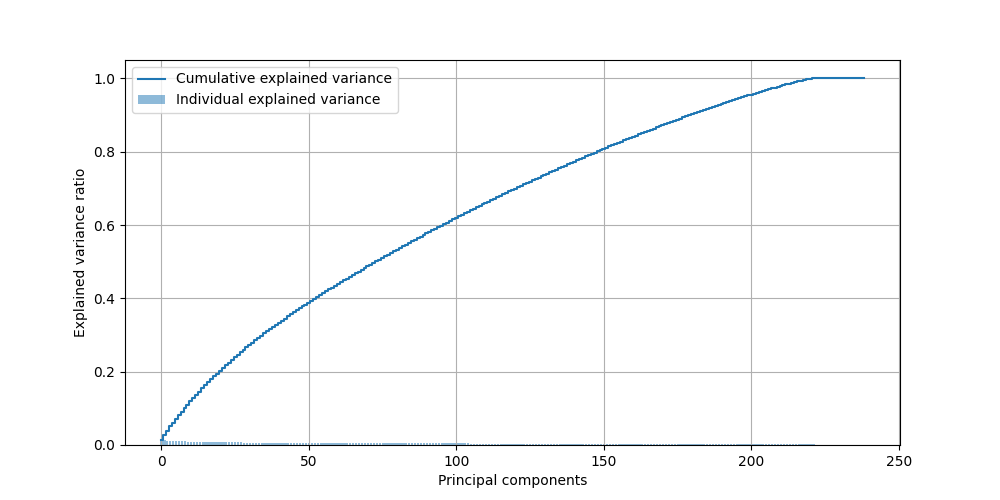

Source code (Python):
import pandas as pd
from sklearn.decomposition import PCA
import matplotlib.pyplot as plt
import numpy as np

def plot_explained_variance(X):
    # Apply PCA without reducing the number of components first to get all explained variances
    pca_full = PCA()
    pca_full.fit(X)

    # Plotting the explained variance
    explained_variance = pca_full.explained_variance_ratio_
    cumulative_variance = np.cumsum(explained_variance)

    plt.figure(figsize=(10,10))

    # Individual explained variance
    plt.bar(range(len(explained_variance)), explained_variance, alpha=0.5, align='center', label='Individual explained variance')

    # Cumulative explained variance
    plt.step(range(len(cumulative_variance)), cumulative_variance, where='mid',label='Cumulative explained variance')

    plt.ylabel('Explained variance ratio')
    plt.xlabel('Principal components')
    plt.legend(loc='best')
    plt.grid(True)
    plt.show()


def perform_pca_and_save_reduced_data():
    # Load your TF-IDF features
    data = pd.read_csv('C:/Users/TSLanka/Documents/GitHub/Hackathon/tfidf_features.csv')

    # Assuming the last column might be labels or some identifier. If that's the case, drop it. If not, adjust accordingly.
    X = data.drop(columns=[data.columns[-1]])

    # Plot the explained variance to decide on the number of components
    plot_explained_variance(X)

    # Initialize PCA with the desired number of components
    n_components = 2  # Replace with the number of components you chose
    pca = PCA(n_components=n_components)

    # Apply PCA to the data
    reduced_data = pca.fit_transform(X)

    # Create a DataFrame for the reduced data
    columns = [f'PC{i+1}' for i in range(n_components)]  # Column names for the principal components
    reduced_df = pd.DataFrame(data=reduced_data, columns=columns)

    # Save the reduced data to a new CSV file
    reduced_df.to_csv('C:/Users/TSLanka/Documents/GitHub/Hackathon/reduced_data.csv', index=False)

if __name__ == "__main__":
    perform_pca_and_save_reduced_data()
